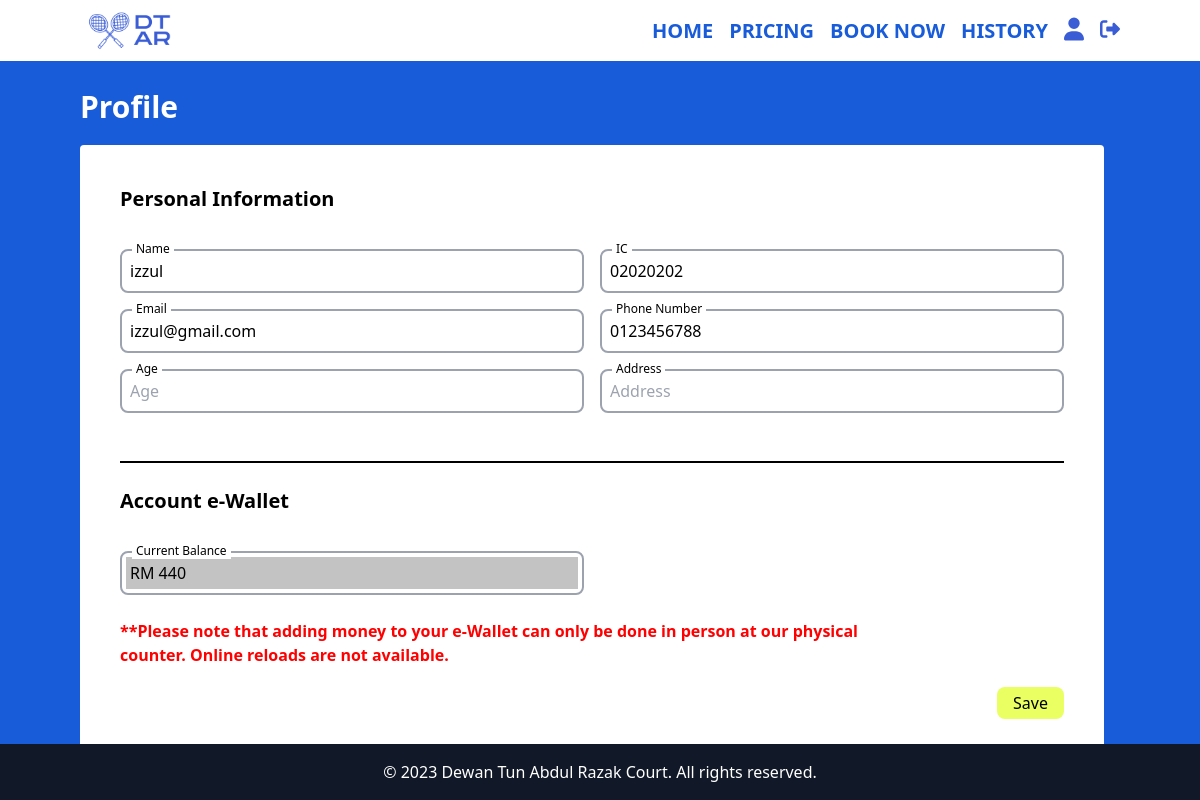
Page /profile.php (signed in) on the committed database.
### tables this page shows
CREATE TABLE `online_payment` (
  `online_payment_id` int(11) NOT NULL,
  `current_balance` int(11) DEFAULT NULL,
  `after_balance` int(11) DEFAULT NULL,
  `delete_at` timestamp NULL DEFAULT current_timestamp() ON UPDATE current_timestamp(),
  `update_at` timestamp NULL DEFAULT NULL,
  `create_at` timestamp NULL DEFAULT NULL,
  `token` text DEFAULT NULL,
  `customer_id` int(11) DEFAULT NULL
);

CREATE TABLE `customer` (
  `customer_id` int(11) NOT NULL,
  `customer_name` varchar(50) DEFAULT NULL,
  `customer_age` varchar(50) DEFAULT NULL,
  `customer_ic` varchar(50) DEFAULT NULL,
  `customer_pass` varchar(50) DEFAULT NULL,
  `customer_email` varchar(50) NOT NULL,
  `customer_phone` varchar(20) DEFAULT NULL,
  `customer_address` varchar(100) DEFAULT NULL,
  `delete_at` timestamp NOT NULL DEFAULT current_timestamp() ON UPDATE current_timestamp(),
  `update_at` timestamp NULL DEFAULT NULL,
  `create_at` timestamp NULL DEFAULT NULL,
  `token` text DEFAULT NULL
);

### profile.php (the view, shortened to what this page needs)
<?php
  include "config.php";
  if (isset($_SESSION['token'])) {
    if($_SESSION['customer_id']){
      $customerID = $_SESSION['customer_id'];
      } else {
          echo '<script>alert("Your session has expired. Please log in again.");</script>';
          echo "<script>window.location.href = 'logout.php';</script>";        }
    }
?>
<!DOCTYPE html>
<html lang="en">
<head>
  <link href="/BadmintonWebsite/styles.css" type="text/css" rel="stylesheet">
  <link href="https://cdn.jsdelivr.net/npm/tailwindcss@2.2.19/dist/tailwind.min.css" rel="stylesheet">
</head>
<body class="bg-dtarblue relative h-screen">
  <nav class="py-1 text-dtarblue bg-white">
    <div class=" mx-auto flex items-center justify-between px-5 md:px-20">
    <img src="/BadmintonWebsite/assets/logo.png" class="w-24 h-auto" alt="">
      <ul class="flex flex-row space-x-4 font-bold text-xl">
        <li><a href="/BadmintonWebsite/home.php" class="hover:text-gray-400">HOME</a></li>
        <li><a href="/BadmintonWebsite/pricing.php" class="hover:text-gray-400">PRICING</a></li>
        <li><a href="/BadmintonWebsite/courts.php" class="hover:text-gray-400">BOOK NOW</a></li>
        <li><a href="/BadmintonWebsite/history.php" class="hover:text-gray-400">HISTORY</a></li>
        <li><a href="/BadmintonWebsite/profile.php" class="hover:text-gray-400">
          </a></li>
          <li><a href="/BadmintonWebsite/logout.php" class="hover:text-gray-400">
        </a></li>
      </ul>
    </div>
  </nav>
<section class="pt-7 px-7 md:px-20">
    <h2 class="text-3xl font-bold mb-4 text-white">Profile</h2>
<div>
<div class="container rounded bg-white mt-5 p-10">
  <form action="" method="POST">
    <?php
    if(!isset($_SESSION['token']))
    {
      echo '
      <div class="container rounded bg-white mt-5">
        <div class="w-full">
            <div class="px-3 py-3">
                <div class="flex justify-between items-center font-semibold">
                    <h6 style="color: red; font-size:23px;">Log In to view your profile information!</h6>
                </div>
            </div>
          </div>
      </div>';
    }
    else{
      echo
      '
      <div class="mb-5">
        <h1 class="font-bold text-xl">Personal Information</h1>
      </div>';
      $sql = "SELECT * FROM customer
      JOIN online_payment
      ON customer.customer_id = online_payment.customer_id
      WHERE online_payment.customer_id = '$customerID'";
      $result = mysqli_query($conn, $sql);
      if (mysqli_num_rows($result) > 0) {
        while ($row = mysqli_fetch_assoc($result)) {
    ?>
    <div class="flex flex-col md:flex-row gap-0 md:gap-4">
      <div class="mt-2 relative w-full">
        <div class="border-2 border-gray-400 p-1 rounded-lg mt-2">
          <label class="bg-white absolute left-3 top-0 text-xs px-1" for="">Name</label>
          <input required type="text" name="name" class="form-control p-1 w-full" placeholder="Name" value="<?php echo $row['customer_name'] ?>">
        </div>
      </div>
      <div class="mt-2 relative w-full">
        <div class="border-2 border-gray-400 p-1 rounded-lg mt-2">
          <label class="bg-white absolute left-3 top-0 text-xs px-1" for="">IC</label>
          <input required type="text" name="ic" class="form-control p-1 w-full" placeholder="IC" value="<?php echo $row['customer_ic'] ?>">
        </div>
      </div>
    </div>
    <div class="flex flex-col md:flex-row gap-0 md:gap-4">
      <div class="mt-2 relative w-full">
        <div class="border-2 border-gray-400 p-1 rounded-lg mt-2">
          <label class="bg-white absolute left-3 top-0 text-xs px-1" for="">Email</label>
          <input required type="text" name="email" class="form-control p-1 w-full" placeholder="Email" value="<?php echo $row['customer_email'] ?>">
        </div>
      </div>
      <div class="mt-2 relative w-full">
        <div class="border-2 border-gray-400 p-1 rounded-lg mt-2">
          <label class="bg-white absolute left-3 top-0 text-xs px-1" for="">Phone Number</label>
          <input required type="text" name="phone" class="form-control p-1 w-full" placeholder="Phone Number" value="<?php echo $row['customer_phone'] ?>">
        </div>
      </div>
    </div>
    <div class="flex flex-col md:flex-row gap-0 md:gap-4">
      <div class="mt-2 relative w-full">
        <div class="border-2 border-gray-400 p-1 rounded-lg mt-2">
          <label class="bg-white absolute left-3 top-0 text-xs px-1" for="">Age</label>
          <input type="text" name="age" class="form-control p-1 w-full" placeholder="Age" value="<?php echo $row['customer_age'] ?>">
        </div>
      </div>
      <div class="mt-2 relative w-full">
        <div class="border-2 border-gray-400 p-1 rounded-lg mt-2">
          <label class="bg-white absolute left-3 top-0 text-xs px-1" for="">Address</label>
          <input type="text" name="address" class="form-control p-1 w-full" placeholder="Address" value="<?php echo $row['customer_address'] ?>">
        </div>
      </div>
    </div><br><br>
    <hr style="border: 1px solid black;"><br>
    <div class="mb-5">
      <h1 class="font-bold text-xl">Account e-Wallet</h1>
    </div>
    <div class="flex flex-col md:flex-row gap-0 md:gap-4">
      <div class="mt-2 relative w-full">
        <div class="border-2 border-gray-400 p-1 rounded-lg mt-2">
          <label class="bg-white absolute left-3 top-0 text-xs px-1" for="">Current Balance</label>
          <input type="text" class="form-control p-1 w-full" placeholder="Name" value="RM <?php echo $row['after_balance'] ?>" style="background-color: #c3c3c3;" disabled>
        </div>
      </div>
      <div class="mt-2 relative w-full">
      </div>
    </div><br>
    <label for="amount" class="block mb-2 text-l font-semibold" style="color: red">
      **Please note that adding money to your e-Wallet can only be done in person at our physical <br> counter. Online reloads are not available.
    </label>
    <div class="mt-5 text-right">
      <button class="px-4 py-1 rounded-lg bg-dtargreen" name="save">Save</button>
    </div>
  <?php
        }
      }
    }
  ?>
  </form>
</div>
</div>
</section>
  <footer class="bg-gray-900 text-white py-4 absolute bottom-0 w-full">
    <div class="container mx-auto flex items-center justify-center">
      <p>&copy; 2023 Dewan Tun Abdul Razak Court. All rights reserved.</p>
    </div>
  </footer>
</body>
</html>

### styles.css (style rules this page uses)
html { font-family: 'League Spartan', sans-serif; }
.bg-dtarblue { background-color: #195CDA; }
.text-dtarblue { color: #195CDA; }
.bg-dtargreen { background-color: #e9ff62; }

### rows in the picture
online_payment: name "izzul", ic "02020202", email "izzul@gmail.com", phone "0123456788", after_balance "RM 440"
